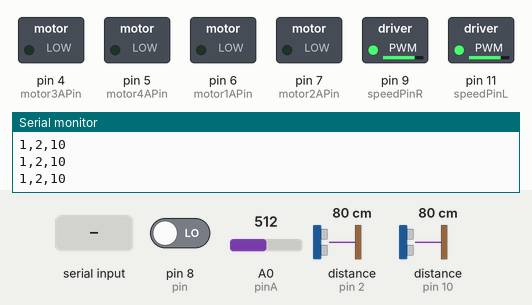
Bench run of a sketch on a simulated Arduino Uno, built with avr-gcc and run on an emulated ATmega328P. Parts: switched loads named in the sketch (green lamp = pin HIGH), the last lines printed to the serial monitor. Inputs (shaded band) come from the test bench; at power-on: pin 8 (pin) LOW, A0 (pinA) = 512, distance to the obstacle (sensors on pin 2, pin 10) 80 cm.

Above: at 1.2 s.
1.3 s: "a\n" received over Serial
At 2.0 s:
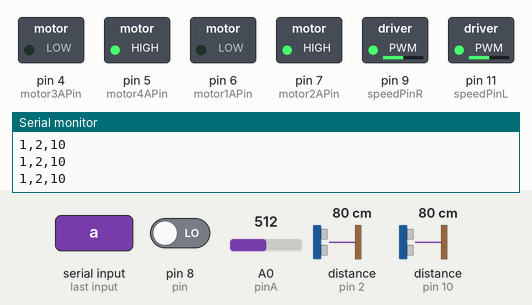
2.9 s: byte 98 ('b') received over Serial
At 4.1 s:
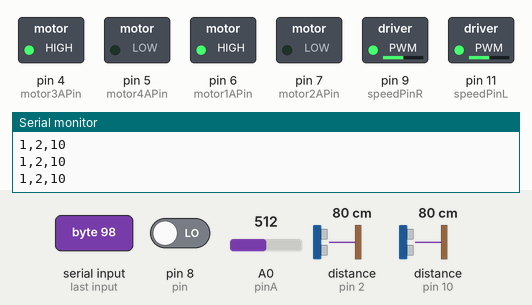
4.5 s: byte 99 ('c') received over Serial
At 5.0 s:
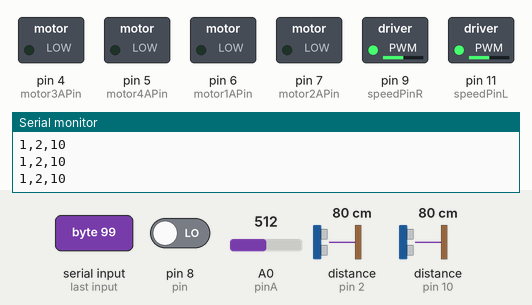
6.1 s: byte 100 ('d') received over Serial
At 7.1 s:
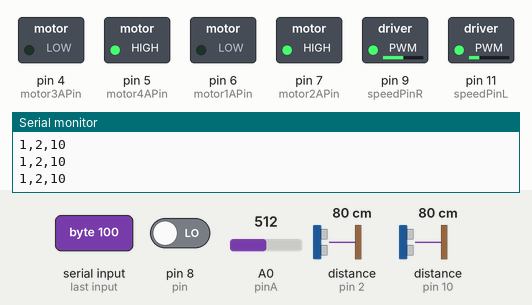
7.8 s: byte 101 ('e') received over Serial
At 9.1 s:
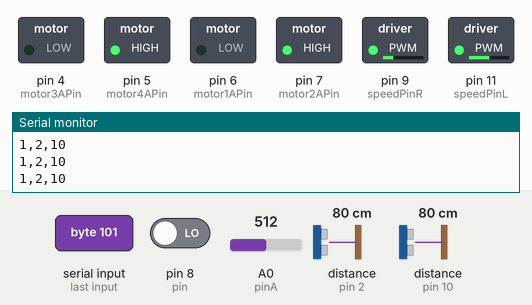
9.4 s: "b\n" received over Serial
At 10.1 s:
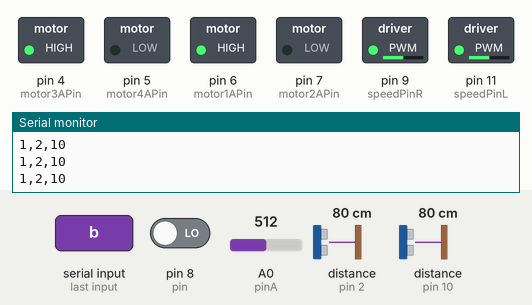
Timing chart, 0 to 12.0 s (numbered marks = the images above; inputs shaded):
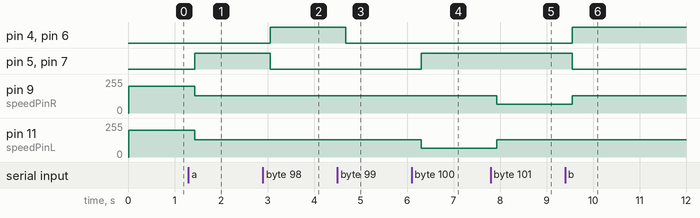

The sketch:

Puente.h.ino
```cpp
#include <Ultrasonic.h>
#define pin 8

unsigned long previousmillis = 0;

Ultrasonic izq(3, 2);
Ultrasonic der(12, 10);

int pinA = A0;
int speedPinL = 11;
int speedPinR = 9;
int motor1APin = 6; //motor 1
int motor2APin = 7;
int motor3APin = 4; //motor 2
int motor4APin = 5;
int speed1 = 200;
int speed2 = 200;
int bol = 1;

void setup() {
  Serial.begin(9600);
  pinMode(speedPinR, OUTPUT);
  pinMode(speedPinL, OUTPUT);
  pinMode(motor1APin, OUTPUT);
  pinMode(motor2APin, OUTPUT);
  pinMode(motor3APin, OUTPUT);
  pinMode(motor4APin, OUTPUT);

}

void loop() {
  unsigned long currentmillis = millis();
  int value = analogRead(pinA);
  int speedT = value / 4;
  //int speedT = 255;
  int vuelta = int(value / 8);

  int distanciaIzq = izq.Ranging(CM);


  int distanciaDer = der.Ranging(CM);


  if (currentmillis - previousmillis >= 200)
  {

    if (distanciaIzq > 18)
    {
      Serial.print(1);
      Serial.print(",");
    }

    if (distanciaDer > 18)
    {
      Serial.print(2);
      Serial.print(",");
    }


    if (distanciaIzq <= 18 && distanciaIzq >= 7)
    {

      Serial.print(3);
      Serial.print(",");
    }

    if (distanciaDer <= 18 && distanciaDer >= 7)
    {

      Serial.print(4);
      Serial.print(",");

    }
    if (bol == -1)
    {
      if (distanciaIzq <= 6 )
      {

        speed1 = speedT;
        speed2 = speedT;
        digitalWrite(motor1APin, LOW);
        digitalWrite(motor2APin, LOW);
        digitalWrite(motor3APin, LOW);
        digitalWrite(motor4APin, LOW);


        delay(1000);

        digitalWrite(motor2APin, LOW);
        digitalWrite(motor1APin, HIGH);
        digitalWrite(motor4APin, LOW);
        digitalWrite(motor3APin, HIGH);

        delay(1000);
        digitalWrite(motor1APin, LOW);
        digitalWrite(motor2APin, LOW);
        digitalWrite(motor3APin, LOW);
        digitalWrite(motor4APin, LOW);
        Serial.print(5);
        Serial.print(",");

      }

      if (distanciaDer <= 6 )
      {
        speed1 = speedT;
        speed2 = speedT;
        digitalWrite(motor1APin, LOW);
        digitalWrite(motor2APin, LOW);
        digitalWrite(motor3APin, LOW);
        digitalWrite(motor4APin, LOW);


        delay(1000);

        digitalWrite(motor2APin, LOW);
        digitalWrite(motor1APin, HIGH);
        digitalWrite(motor4APin, LOW);
        digitalWrite(motor3APin, HIGH);

        delay(1000);
        digitalWrite(motor1APin, LOW);
        digitalWrite(motor2APin, LOW);
        digitalWrite(motor3APin, LOW);
        digitalWrite(motor4APin, LOW);
        Serial.print(6);
        Serial.print(",");
      }
    }

    else if ((distanciaDer <= 6 ) && bol == 1)
    {
      Serial.print(7);
      Serial.print(",");
    }

    else if ((distanciaIzq <= 6 ) && bol == 1)
    {
      Serial.print(8);
      Serial.print(",");
    }

    unsigned char comando = 0;

    comando = Serial.read();
    if (comando == 'a')
    {


      digitalWrite(motor1APin, LOW);
      digitalWrite(motor2APin, HIGH);


      //control del motor 2
      digitalWrite(motor3APin, LOW);
      digitalWrite(motor4APin, HIGH);

      speed1 = speedT;
      speed2 = speedT;


    }
    else if (comando == 'b')
    {


      digitalWrite(motor1APin, HIGH);
      digitalWrite(motor2APin, LOW);


      //control del motor 2
      digitalWrite(motor3APin, HIGH);
      digitalWrite(motor4APin, LOW);


      //Serial.println("Estas en reversa" );
      speed1 = speedT;
      speed2 = speedT;


    }


    else if (comando == 'c')
    {
      speed1 = speedT;
      speed2 = speedT;
      digitalWrite(motor1APin, LOW);
      digitalWrite(motor2APin, LOW);


      //control del motor 2
      digitalWrite(motor3APin, LOW);
      digitalWrite(motor4APin, LOW);


      // Ser

    }


    else if (comando == 'd')
    {

      speed1 = speedT;
      speed2 = vuelta;

      digitalWrite(motor1APin, LOW);
      digitalWrite(motor2APin, HIGH);


      //control del motor 2
      digitalWrite(motor3APin, LOW);
      digitalWrite(motor4APin, HIGH);


      // Serial.println("Estas detenido" );


    }

    else if (comando == 'e')
    {
      speed1 = vuelta;
      speed2 = speedT;


      digitalWrite(motor1APin, LOW);
      digitalWrite(motor2APin, HIGH);


      //control del motor 2
      digitalWrite(motor3APin, LOW);
      digitalWrite(motor4APin, HIGH);


      // Serial.println("Estas detenido" );


    }

    else if (comando == 'f')
    {

      bol = bol * (-1);

    }


    int lectura = readQD();

    if (lectura > 3000)
    {
      Serial.print(9);


    }
    else
    {
      Serial.print(10);


    }

    Serial.print("\n");


    previousmillis = currentmillis;

  }

  analogWrite(speedPinR, speed1);
  analogWrite(speedPinL, speed2);


}

int readQD() {

  pinMode( pin, OUTPUT );
  digitalWrite( pin, HIGH );
  delayMicroseconds(10);
  pinMode( pin, INPUT );

  long time = micros();

  while (digitalRead(pin) == HIGH && micros() - time < 3000);
  int diff = micros() - time;

  return diff;
}
```

Measured:
- after the input at 1.3 s, pin 5 (motor4APin), pin 7 (motor2APin): LOW → HIGH after 0.13 s; pin 9 (speedPinR), pin 11 (speedPinL): 200/255 → 128/255 after 0.13 s
- after the input at 2.9 s, pin 4 (motor3APin), pin 6 (motor1APin): LOW → HIGH after 0.16 s; pin 5 (motor4APin), pin 7 (motor2APin): HIGH → LOW after 0.16 s
- after the input at 4.5 s, pin 4 (motor3APin), pin 6 (motor1APin): HIGH → LOW after 0.18 s
- after the input at 6.1 s, pin 5 (motor4APin), pin 7 (motor2APin): LOW → HIGH after 0.20 s; pin 11 (speedPinL): 128/255 → 64/255 after 0.20 s
- after the input at 7.8 s, pin 9 (speedPinR): 128/255 → 64/255 after 0.13 s; pin 11 (speedPinL): 64/255 → 128/255 after 0.13 s
- after the input at 9.4 s, pin 4 (motor3APin), pin 6 (motor1APin): LOW → HIGH after 0.15 s; pin 5 (motor4APin), pin 7 (motor2APin): HIGH → LOW after 0.15 s; pin 9 (speedPinR): 64/255 → 128/255 after 0.15 s
